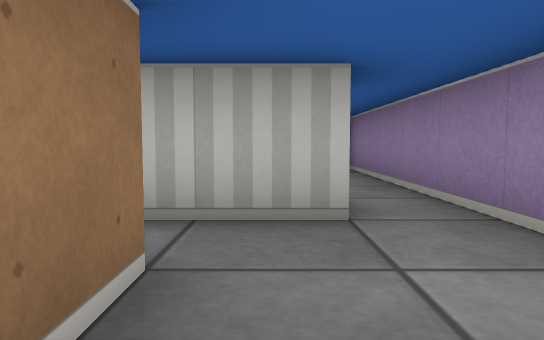
view 1 (above)

13 first-person views from a walk through a cub3D maze. The camera is about half as high as the walls, tilts 4° down and sees 70° across. The floor is counted in squares. Each view is taken from the middle of a square. On the plan, view 1 faces up. The plan holds only what a view shows up to about 9 squares ahead; the rest is blank.

view 2
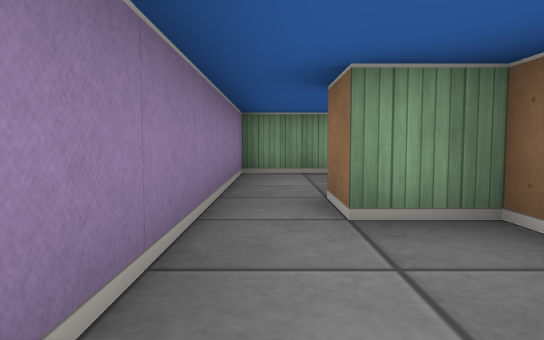

view 3
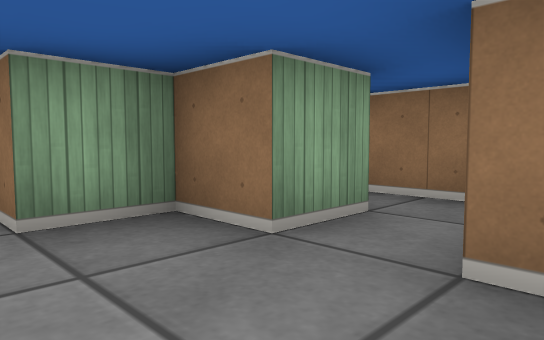

view 4
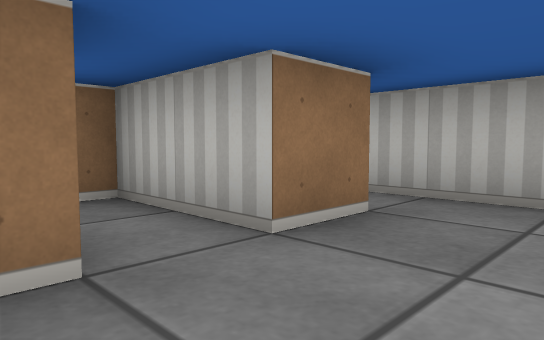

view 5
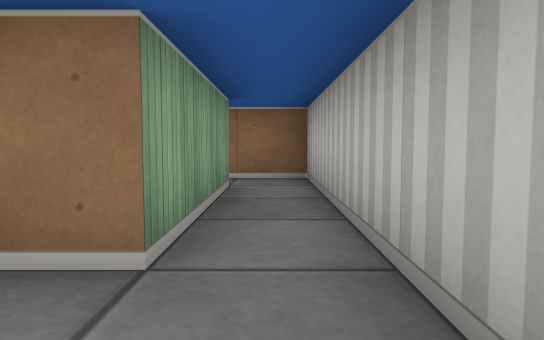

view 6
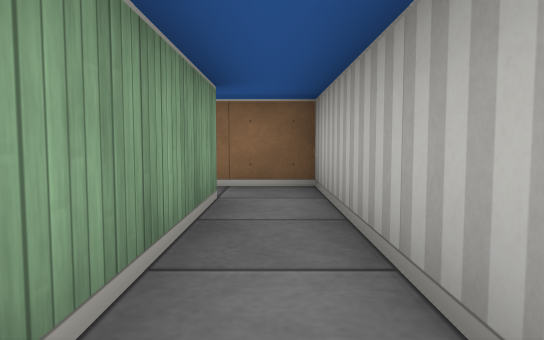

view 7
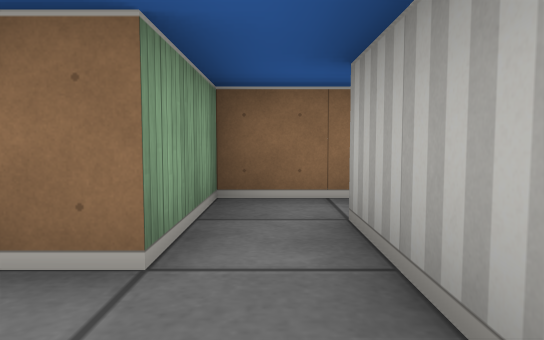

view 8
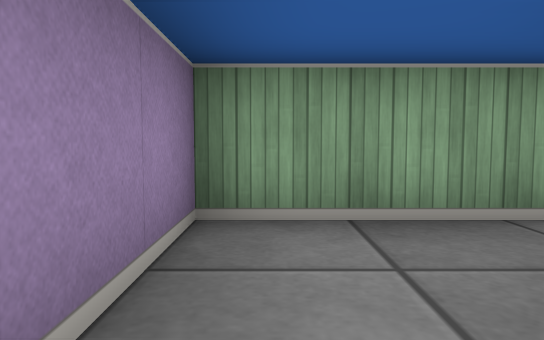

view 9
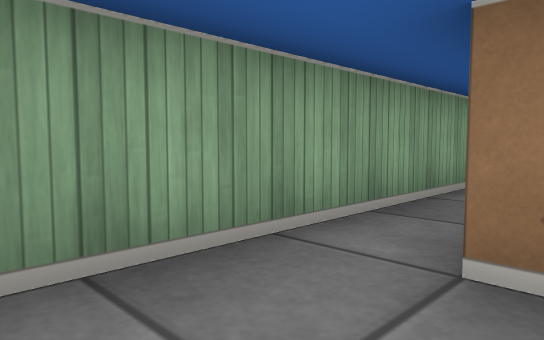

view 10
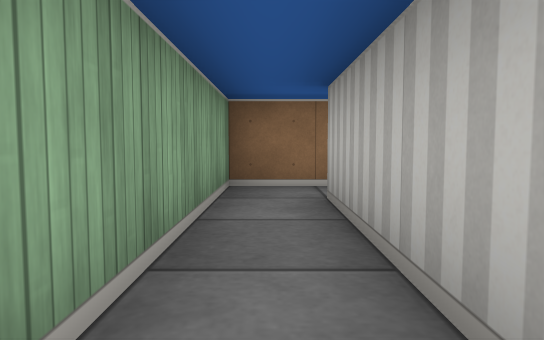

view 11
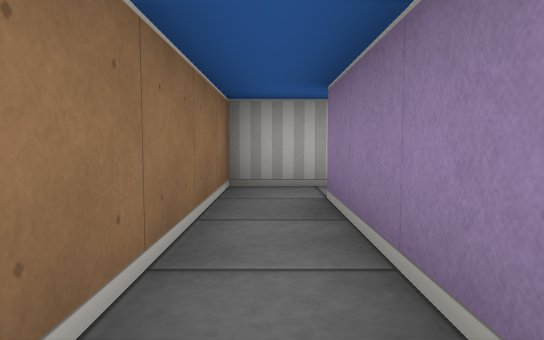

view 12
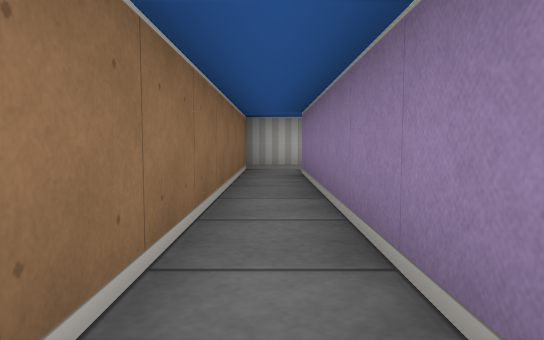

view 13
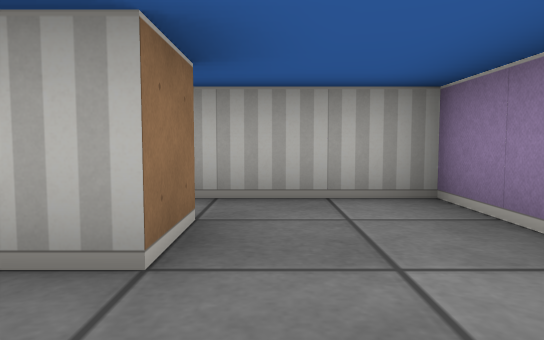

### Floor plan
Ten units are one square. View 1 is at (0, 0); x grows to the right and y downward. Boxes are objects, and circles mark ways between rooms. Rooms are numbered by the first view taken in them; rooms with no view inside come last. Other rooms are left out.
<svg viewBox="-50 -80 70 90">
<path fill="none" stroke="#000" d="M-5 -15 -5 -5 -35 -5 -35 -65M-45 -65 -45 5 15 5 15 -15M-35 -65 -5 -65 -5 -55M15 -55 15 -75 -45 -75 -45 -65M-5 -45 -5 -35 5 -35 5 -25 -5 -25M15 -15 15 -55M-25 -45 -25 -15 -5 -15M-5 -25 -15 -25M-16 -45 -5 -45M-5 -55 -25 -55 -25 -45"/>
<circle cx="-40" cy="-60" r="3" fill="#2a7"/>
<circle cx="5" cy="-10" r="3" fill="#2a7"/>
<circle cx="5" cy="-60" r="3" fill="#2a7"/>
<circle cx="-10" cy="-20" r="3" fill="#2a7"/>
<circle cx="-10" cy="-50" r="3" fill="#2a7"/>
<circle cx="-20" cy="-35" r="3" fill="#2a7"/>
<text x="-20" y="0">1</text>
<text x="-10" y="-70">2</text>
<text x="10" y="-40">3</text>
<text x="-20" y="-30">4</text>
<text x="-20" y="-50">5</text>
</svg>
Room 1 opens to room 2. Room 1 opens to room 3. Room 2 opens to room 3. Room 3 opens to room 4. Room 3 opens to room 5. Room 4 opens to room 5.

Where each view was taken, in squares from view 1:
view 1: 0 up, 0 right, facing up
view 2: 6 up, 1 right, facing down
view 3: 6 up, 1 right, facing down-left
view 4: 4 up, 1 right, facing up-left
view 5: 7 up, 1 right, facing left
view 6: 7 up, 0 right, facing left
view 7: 2 up, 1 right, facing left
view 8: 2 up, 1 right, facing down
view 9: 1 up, 1 right, facing down-left
view 10: 0 up, 0 right, facing left
view 11: 3 up, 4 left, facing up
view 12: 0 up, 4 left, facing up
view 13: 4 up, 0 right, facing up
